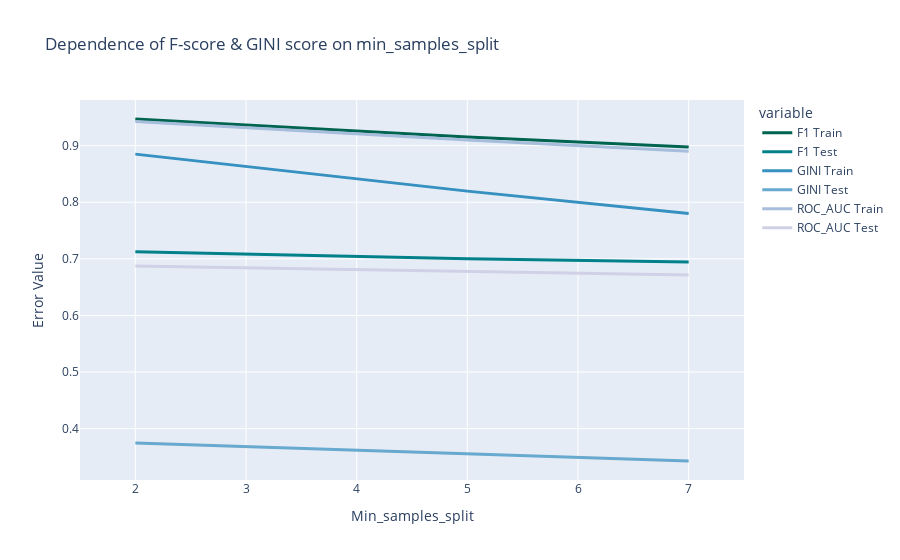

The notebook cell saved with this chart:
### Code cell
lines = pd.DataFrame({
"F1 Train" : F1_train,
"F1 Test" : F1_test,
"GINI Train" : GINI_train,
"GINI Test" : GINI_test,
"ROC_AUC Train" : ROC_AUC_train,
"ROC_AUC Test" : ROC_AUC_test,
}, index=min_samples_split)

fig = px.line(lines, x=lines.index, y=lines.columns,title='Dependence of F-score & GINI score on min_samples_split',color_discrete_sequence = colors, labels={
                     "index": "Min_samples_split",
                     "value": "Error Value"})
fig.update_traces(line=dict(width=3))
fig.update_layout(xaxis_range=[min(min_samples_split)-0.5,max(min_samples_split)+0.5])

fig.show()

### Figure 1 — Plotly figure (JSON) as saved in the notebook; plotly's stock layout.template omitted (floating-point values rounded to 4 significant figures)
{"data": [{"hovertemplate": "variable=F1 Train<br>Min_samples_split=%{x}<br>Error Value=%{y}<extra></extra>", "legendgroup": "F1 Train", "line": {"color": "#016450", "dash": "solid", "width": 3}, "marker": {"symbol": "circle"}, "mode": "lines", "name": "F1 Train", "orientation": "v", "showlegend": true, "type": "scatter", "x": [2, 5, 7], "xaxis": "x", "y": [0.947, 0.9154, 0.8977], "yaxis": "y"}, {"hovertemplate": "variable=F1 Test<br>Min_samples_split=%{x}<br>Error Value=%{y}<extra></extra>", "legendgroup": "F1 Test", "line": {"color": "#02818a", "dash": "solid", "width": 3}, "marker": {"symbol": "circle"}, "mode": "lines", "name": "F1 Test", "orientation": "v", "showlegend": true, "type": "scatter", "x": [2, 5, 7], "xaxis": "x", "y": [0.7124, 0.7, 0.6945], "yaxis": "y"}, {"hovertemplate": "variable=GINI Train<br>Min_samples_split=%{x}<br>Error Value=%{y}<extra></extra>", "legendgroup": "GINI Train", "line": {"color": "#3690c0", "dash": "solid", "width": 3}, "marker": {"symbol": "circle"}, "mode": "lines", "name": "GINI Train", "orientation": "v", "showlegend": true, "type": "scatter", "x": [2, 5, 7], "xaxis": "x", "y": [0.885, 0.8196, 0.7801], "yaxis": "y"}, {"hovertemplate": "variable=GINI Test<br>Min_samples_split=%{x}<br>Error Value=%{y}<extra></extra>", "legendgroup": "GINI Test", "line": {"color": "#67a9cf", "dash": "solid", "width": 3}, "marker": {"symbol": "circle"}, "mode": "lines", "name": "GINI Test", "orientation": "v", "showlegend": true, "type": "scatter", "x": [2, 5, 7], "xaxis": "x", "y": [0.3747, 0.356, 0.3429], "yaxis": "y"}, {"hovertemplate": "variable=ROC_AUC Train<br>Min_samples_split=%{x}<br>Error Value=%{y}<extra></extra>", "legendgroup": "ROC_AUC Train", "line": {"color": "#a6bddb", "dash": "solid", "width": 3}, "marker": {"symbol": "circle"}, "mode": "lines", "name": "ROC_AUC Train", "orientation": "v", "showlegend": true, "type": "scatter", "x": [2, 5, 7], "xaxis": "x", "y": [0.9425, 0.9098, 0.8901], "yaxis": "y"}, {"hovertemplate": "variable=ROC_AUC Test<br>Min_samples_split=%{x}<br>Error Value=%{y}<extra></extra>", "legendgroup": "ROC_AUC Test", "line": {"color": "#d0d1e6", "dash": "solid", "width": 3}, "marker": {"symbol": "circle"}, "mode": "lines", "name": "ROC_AUC Test", "orientation": "v", "showlegend": true, "type": "scatter", "x": [2, 5, 7], "xaxis": "x", "y": [0.6873, 0.678, 0.6715], "yaxis": "y"}], "layout": {"legend": {"title": {"text": "variable"}, "tracegroupgap": 0}, "title": {"text": "Dependence of F-score & GINI score on min_samples_split"}, "xaxis": {"anchor": "y", "domain": [0, 1], "range": [1.5, 7.5], "title": {"text": "Min_samples_split"}}, "yaxis": {"anchor": "x", "domain": [0, 1], "title": {"text": "Error Value"}}}}
